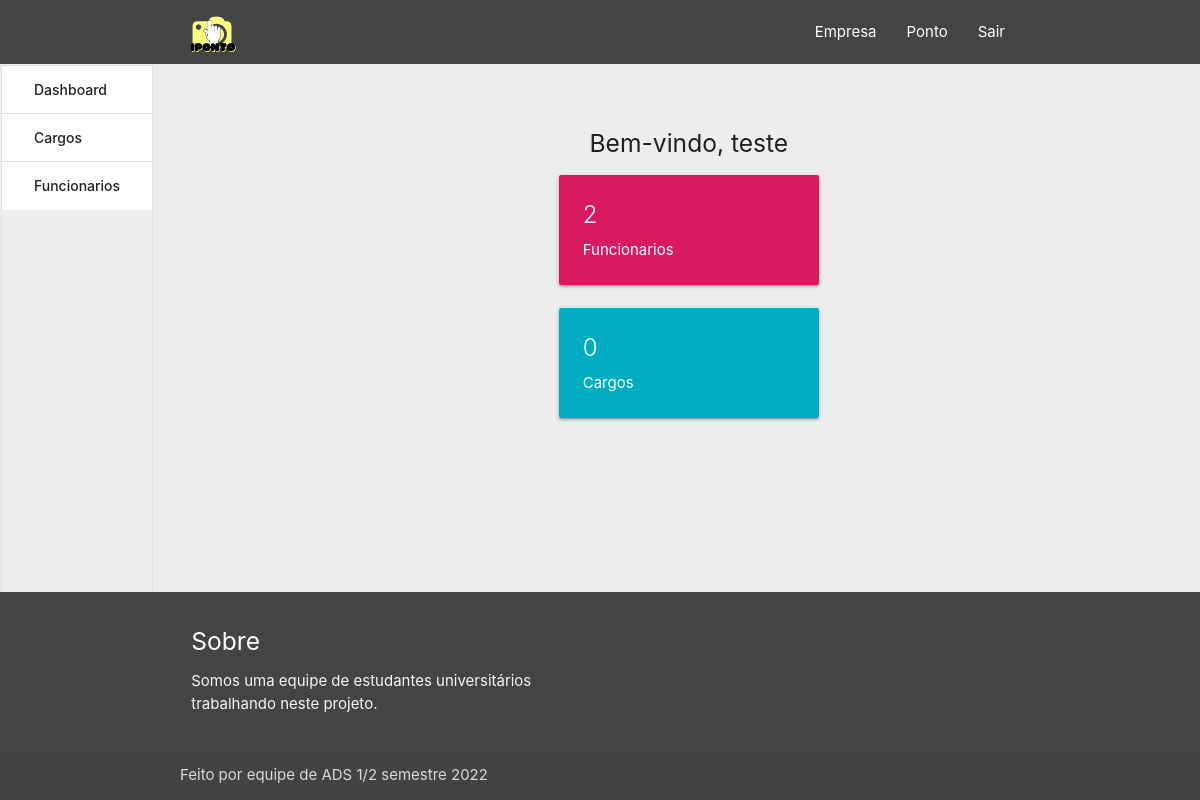
/empresa (signed in), run on an earlier commit of the app's database.
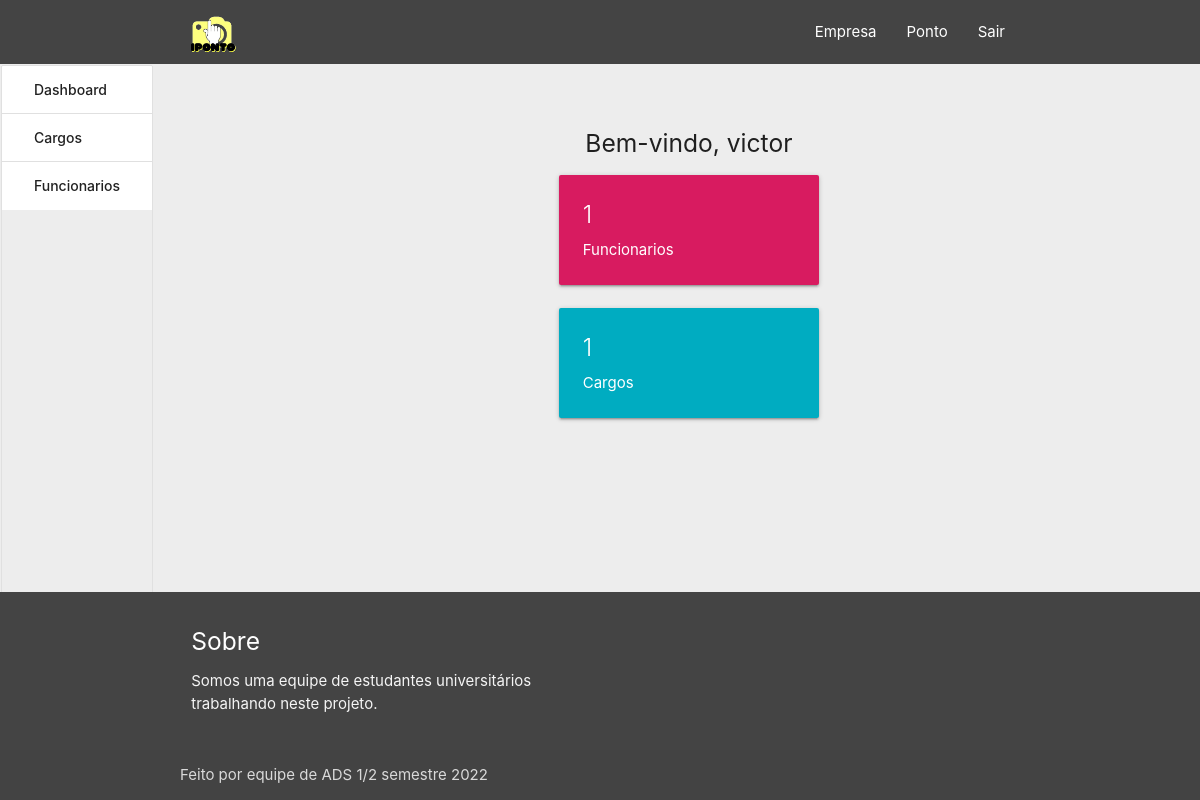
And on a later commit of the database.
### app/models/empresa.py (models this page shows, shortened)
class Empresa(db.Model):
    id_empresa = db.Column(db.Integer, primary_key=True, autoincrement=True)
    nome = db.Column(db.String(50), unique=False, nullable=False)
    email = db.Column(db.String(200), unique=False, nullable=False)
    cnpj = db.Column(db.String(15), unique=True, nullable=False)
    senha = db.Column(db.String(20), unique=False, nullable=False)
    data_criacao = db.Column(db.DateTime, default=datetime.datetime.now())
    cargos = db.relationship('Cargo', backref='empresa', lazy=True)
    funcionarios = db.relationship('Funcionario', backref='empresa', lazy=True)
    funcionario_pontos = db.relationship('Funcionario_ponto', backref='empresa', lazy=True)

### app/routes.py (the view)
@app.route('/empresa', methods=['GET'])
@helper.token_required
def detalhe_empresa(current_user):
    if current_user[1] == 0:
        return render_template('detalhe_empresa.html', logado=helper.token_validate(request),
                               fCount=funcionario.count_funcionario_by_id_empresa(current_user[0].id_empresa),
                               cCount=cargo.count_cargo_by_id_empresa(current_user[0].id_empresa),
                               nome=current_user[0].nome, title="Dashboard - Empresa")
    return redirect('/detalhes')

### app/views/cargo.py (called while the page is built)
def count_cargo_by_id_empresa(id_empresa):
    try:
        return Cargo.query.filter(Cargo.id_empresa == id_empresa).filter(Cargo.id_status == 1).with_entities(
            func.count()).scalar()
    except:
        return 0

### app/views/empresa.py (called while the page is built)
def empresa_by_cnpj(cnpj):
    try:
        return Empresa.query.filter(Empresa.cnpj == cnpj).one()
    except:
        return None

### app/views/funcionario.py (called while the page is built)
def count_funcionario_by_id_empresa(id_empresa):
    try:
        return Funcionario.query.filter(
            Funcionario.id_empresa == id_empresa and Funcionario.id_status == 1).with_entities(func.count()).scalar()
    except:
        return 0

### app/views/helper.py (called while the page is built)
def token_required(f):
    @wraps(f)
    def decorated(*args, **kwargs):
        token = request.cookies.get('token')
        if not token:
            return redirect("/login")
        try:
            data = jwt.decode(token, app.config['SECRET_KEY'], algorithms=['HS256'])
            role = int(data['role'])
            current_user = None
            if role == 0:
                current_user = empresa_by_cnpj(cnpj=data['username'])
            elif role == 1:
                current_user = funcionario_by_cpf(cpf=data['username'])
                if current_user.id_status == 0:
                    current_user = None
            if not current_user:
                return redirect("/login")
        except:
            return redirect("/login")
        return f((current_user, role), *args, **kwargs)
    return decorated

def token_validate(request):
    token = request.cookies.get('token')
    try:
        data = jwt.decode(token, app.config['SECRET_KEY'], algorithms=['HS256'])
        if int(data['role']) == 0:
            current_user = empresa_by_cnpj(cnpj=data['username'])
        else:
            current_user = funcionario_by_cpf(cpf=data['username'])
            if current_user.id_status == 0:
                current_user = None
        if current_user:
            return (True, int(data['role']))
    except:
        return None
    return None

### app/templates/detalhe_empresa.html
{% extends "detalhe_layout.html" %}
{% block empresa %}
<div style="display: inline-flex;flex-direction: column;align-items: center; padding: 25px;">
	<h5>Bem-vindo, {{ nome }}</h5>
	<div class="row">
		<div class="col s12 m12">
			<div class="row">
				<div class="col s12 m12">
					<div class="card pink darken-1">
						<div class="card-content white-text">
							<span class="card-title"> {{ fCount }}</span>
							<p>Funcionarios </p>
						</div>
					</div>
				</div>
				<div class="col s12 m12">
					<div class="card cyan darken-1">
						<div class="card-content white-text">
							<span class="card-title"> {{ cCount }}</span>
							<p>Cargos</p>
						</div>
					</div>
				</div>
			</div>
		</div>
	</div>
</div>
{% endblock %}

### app/templates/detalhe_layout.html
{% extends "layout.html" %}
{% block conteudo %}
<table>
    <tr style="border: 0">
        <td style="border: 0">
            <ul class="collection sidemenu">
                <a class="lateral collection-item innerlateral" href="/empresa">Dashboard</a>
                <a class="collection-item lateral innerlateral" href="/cargos" >Cargos</a>
                <a class="collection-item lateral innerlateral" href="/funcionarios">Funcionarios</a>
            </ul>
        </td>
        <td  style="display: inline-flex;flex-direction: column;align-items: center; padding: 25px;width: 100%; border: 0;margin-left: 80px">
            {% block empresa %}{% endblock %}
        </td>
    </tr>
</table>
{% endblock %}

### app/templates/layout.html (shortened to what this page needs)
<!DOCTYPE html>
<html>
    <head>
        <link href="{{url_for('static',filename = 'css/materialize.css')}}" rel="stylesheet" media="screen,projection">
        <link href="{{url_for('static',filename = 'css/style.css')}}" rel="stylesheet" media="screen,projection">
    </head>
    <body class="d-flex flex-column h-100">
        <header>
            <nav role="navigation" style="z-index: 1; background-color: #444444">
                <div class="nav-wrapper container"><a id="logo-container" href="../" class="brand-logo"> <img src="{{url_for('static',filename = 'img/Logo.png')}}" style="width: 64px;height: 64px;"> </a>
                    <ul class="right hide-on-med-and-down">
                        {% if logado[0] %}
                            {% if logado[1] == 0 %}
                                <li><a href="/empresa">Empresa</a></li>
                                <li><a href="/ponto">Ponto</a></li>
                                <li><a href="/logout">Sair</a></li>
                            {% else %}
                                <li><a href="/logout">Sair</a></li>
                            {% endif %}
                        {% else %}
                        <li><a href="/login">Empresa</a></li>
                        <li><a href="/loginfuncionario">Funcionario</a></li>
                        {% endif %}
                    </ul>
                </div>
            </nav>
        </header>
        <main class="flex-shrink-0" style="background-color: #EDEDED">
            <div class="container">
                <div class="center-align" id="content">
                    {% block conteudo %}{% endblock %}
                </div>
            </div>
        </main>
        <footer class="page-footer" style="bottom: 0; z-index: 2;background-color: #444444">
            <div class="container">
                <div class="row">
                    <div class="col l6 s12">
                        <h5 class="white-text">Sobre</h5>
                        <p class="grey-text text-lighten-4">Somos uma equipe de estudantes universitários trabalhando neste projeto.</p>
                    </div>
                </div>
            </div>
            <div class="footer-copyright">
                <div class="container">
                    Feito por equipe de ADS 1/2 semestre 2022
                </div>
            </div>
        </footer>
    </body>
</html>

### app/static/css/style.css (style rules this page uses)
body { display: flex; min-height: 100vh; flex-direction: column; }
main { flex: 1 0 auto; }
.sidemenu { position: absolute; display: flex; flex-wrap: nowrap; min-height: 85vh; flex-direction: column; align-content: center; align-items: stretch; top: 57px; left: 1px; width: 10%; min-width: max-content; }
.lateral { color: rgba(0,0,0,0.87); font-size: 14px; font-weight: 500; height: 48px; line-height: 48px; padding: 0 32px; }
.collection a.collection-item { color: rgba(0,0,0,0.87); font-size: 14px; font-weight: 500; height: 48px; line-height: 48px; padding: 0 32px; }

What changed in the data, as far as the page shows it:
changed Empresa: nome "teste" → "victor"
Also different on the page:
{{ fCount }}: "2" → "1"
{{ cCount }}: "0" → "1"
